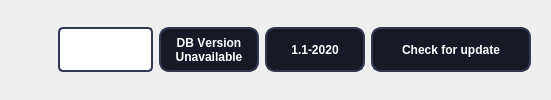
     <widget class="QWidget" name="widget" native="true">
      <property name="minimumSize">
       <size>
        <width>0</width>
        <height>0</height>
       </size>
      </property>
      <property name="font">
       <font/>
      </property>
      <layout class="QGridLayout" name="gridLayout_23">
       <item row="0" column="0">
        <widget class="QFrame" name="frame">
         <property name="font">
          <font>
           <pointsize>9</pointsize>
           <weight>50</weight>
           <bold>false</bold>
           <strikeout>false</strikeout>
           <kerning>false</kerning>
          </font>
         </property>
         <property name="styleSheet">
          <string notr="true"/>
         </property>
         <property name="frameShape">
          <enum>QFrame::HLine</enum>
         </property>
         <property name="frameShadow">
          <enum>QFrame::Raised</enum>
         </property>
         <property name="lineWidth">
          <number>0</number>
         </property>
         <layout class="QGridLayout" name="gridLayout_22">
          <item row="0" column="1">
           <widget class="QProgressBar" name="pbar">
            <property name="minimumSize">
             <size>
              <width>0</width>
              <height>45</height>
             </size>
            </property>
            <property name="font">
             <font>
              <pointsize>9</pointsize>
              <weight>50</weight>
              <bold>false</bold>
              <strikeout>false</strikeout>
              <kerning>true</kerning>
             </font>
            </property>
            <property name="styleSheet">
             <string notr="true">QProgressBar {
    border: 2px solid #313850;
    border-radius: 5px;
}

QProgressBar::chunk {
	
	background-color: rgb(30, 88, 96);
}</string>
            </property>
            <property name="value">
             <number>0</number>
            </property>
            <property name="textVisible">
             <bool>false</bool>
            </property>
            <property name="invertedAppearance">
             <bool>false</bool>
            </property>
            <property name="format">
             <string>%p%</string>
            </property>
           </widget>
          </item>
          <item row="0" column="2">
           <widget class="QLabel" name="db_version">
            <property name="minimumSize">
             <size>
              <width>100</width>
              <height>45</height>
             </size>
            </property>
            <property name="font">
             <font>
              <weight>75</weight>
              <bold>true</bold>
             </font>
            </property>
            <property name="styleSheet">
             <string notr="true">background-color: #171A26;
color:#fff;
border: 2px solid #313850;
border-radius: 10px;
</string>
            </property>
            <property name="text">
             <string>DB Version
Unavailable</string>
            </property>
            <property name="alignment">
             <set>Qt::AlignCenter</set>
            </property>
           </widget>
          </item>
          <item row="0" column="3">
           <widget class="QLabel" name="current_v">
            <property name="minimumSize">
             <size>
              <width>100</width>
              <height>45</height>
             </size>
            </property>
            <property name="font">
             <font>
              <weight>75</weight>
              <bold>true</bold>
             </font>
            </property>
            <property name="styleSheet">
             <string notr="true">background-color: #171A26;
color:#fff;
border: 2px solid #313850;
border-radius: 10px;
</string>
            </property>
            <property name="text">
             <string>1.1-2020</string>
            </property>
            <property name="alignment">
             <set>Qt::AlignCenter</set>
            </property>
           </widget>
          </item>
          <item row="0" column="4">
           <widget class="QPushButton" name="get_update">
            <property name="minimumSize">
             <size>
              <width>160</width>
              <height>45</height>
             </size>
            </property>
            <property name="font">
             <font>
              <pointsize>9</pointsize>
              <weight>75</weight>
              <bold>true</bold>
              <strikeout>false</strikeout>
              <kerning>true</kerning>
             </font>
            </property>
            <property name="cursor">
             <cursorShape>PointingHandCursor</cursorShape>
            </property>
            <property name="toolTip">
             <string>Check for updates</string>
            </property>
            <property name="styleSheet">
             <string notr="true">QPushButton {
        background-color: #171A26;
        border: none;
        color: #fff;
 		border: 2px solid #313850;
    	border-radius: 10px;
    }

 QPushButton:hover {
	background-color: #1E2230;
}

QToolTip { 
	color: #fff; background-color: #000; border: none; 

}</string>
            </property>
            <property name="text">
             <string>Check for update</string>
            </property>
            <property name="icon">
             <iconset>
              <normaloff>icons/updated.png</normaloff>icons/updated.png</iconset>
            </property>
            <property name="iconSize">
             <size>
              <width>15</width>
              <height>15</height>
             </size>
            </property>
           </widget>
          </item>
          <item row="0" column="0">
           <widget class="QPushButton" name="git_link">
            <property name="minimumSize">
             <size>
              <width>0</width>
              <height>45</height>
             </size>
            </property>
            <property name="cursor">
             <cursorShape>PointingHandCursor</cursorShape>
            </property>
            <property name="styleSheet">
             <string notr="true">background-color: transparent;
color:#fff;
border: none;
border-radius: 10px;
</string>
            </property>
            <property name="text">
             <string/>
            </property>
            <property name="icon">
             <iconset>
              <normaloff>icons/github.png</normaloff>icons/github.png</iconset>
            </property>
            <property name="iconSize">
             <size>
              <width>30</width>
              <height>30</height>
             </size>
            </property>
           </widget>
          </item>
         </layout>
        </widget>
       </item>
      </layout>
     </widget>
